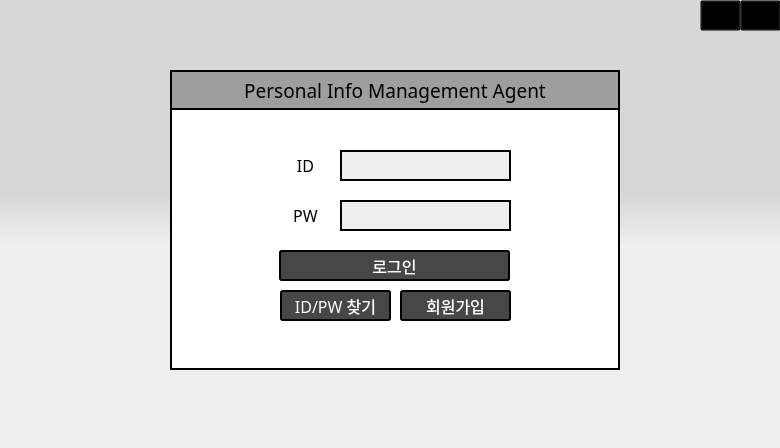
<?xml version="1.0" encoding="UTF-8"?>
<ui version="4.0">
 <class>Dialog</class>
 <widget class="QDialog" name="Dialog">
  <property name="geometry">
   <rect>
    <x>0</x>
    <y>0</y>
    <width>780</width>
    <height>448</height>
   </rect>
  </property>
  <property name="windowTitle">
   <string notr="true">PIM AGENT</string>
  </property>
  <property name="styleSheet">
   <string notr="true">background-color:qlineargradient(spread:pad, x1:0.5, y1:0.432, x2:0.499682, y2:0.551, stop:0 rgba(215, 215, 215, 255), stop:1 rgba(239, 239, 237, 255))</string>
  </property>
  <widget class="QFrame" name="frame">
   <property name="geometry">
    <rect>
     <x>170</x>
     <y>70</y>
     <width>450</width>
     <height>300</height>
    </rect>
   </property>
   <property name="font">
    <font>
     <family>함초롬돋움</family>
     <pointsize>12</pointsize>
    </font>
   </property>
   <property name="styleSheet">
    <string notr="true">background-color:#ffffff;
border: 2px solid black;
</string>
   </property>
   <property name="frameShape">
    <enum>QFrame::StyledPanel</enum>
   </property>
   <property name="frameShadow">
    <enum>QFrame::Raised</enum>
   </property>
   <widget class="QLineEdit" name="idEdit">
    <property name="geometry">
     <rect>
      <x>170</x>
      <y>80</y>
      <width>171</width>
      <height>31</height>
     </rect>
    </property>
    <property name="font">
     <font>
      <family>돋움</family>
      <pointsize>12</pointsize>
     </font>
    </property>
    <property name="styleSheet">
     <string notr="true">background-color:#EFEFED;</string>
    </property>
    <property name="alignment">
     <set>Qt::AlignLeading|Qt::AlignLeft|Qt::AlignVCenter</set>
    </property>
   </widget>
   <widget class="QLabel" name="passLabel">
    <property name="geometry">
     <rect>
      <x>115</x>
      <y>130</y>
      <width>41</width>
      <height>31</height>
     </rect>
    </property>
    <property name="font">
     <font>
      <family>함초롬돋움</family>
      <pointsize>12</pointsize>
     </font>
    </property>
    <property name="styleSheet">
     <string notr="true">border: 5px solid white;</string>
    </property>
    <property name="text">
     <string>PW</string>
    </property>
    <property name="alignment">
     <set>Qt::AlignCenter</set>
    </property>
   </widget>
   <widget class="QLineEdit" name="pwdEdit">
    <property name="geometry">
     <rect>
      <x>170</x>
      <y>130</y>
      <width>171</width>
      <height>31</height>
     </rect>
    </property>
    <property name="font">
     <font>
      <family>돋움</family>
      <pointsize>12</pointsize>
     </font>
    </property>
    <property name="styleSheet">
     <string notr="true">background-color:#EFEFED;</string>
    </property>
    <property name="echoMode">
     <enum>QLineEdit::Password</enum>
    </property>
   </widget>
   <widget class="QLabel" name="idLabel">
    <property name="geometry">
     <rect>
      <x>115</x>
      <y>75</y>
      <width>41</width>
      <height>41</height>
     </rect>
    </property>
    <property name="font">
     <font>
      <family>함초롬돋움</family>
      <pointsize>12</pointsize>
     </font>
    </property>
    <property name="styleSheet">
     <string notr="true">border: 5px solid white;</string>
    </property>
    <property name="text">
     <string>ID</string>
    </property>
    <property name="alignment">
     <set>Qt::AlignCenter</set>
    </property>
   </widget>
   <widget class="QPushButton" name="loginBtn">
    <property name="geometry">
     <rect>
      <x>109</x>
      <y>180</y>
      <width>231</width>
      <height>31</height>
     </rect>
    </property>
    <property name="palette">
     <palette>
      <active>
       <colorrole role="WindowText">
        <brush brushstyle="SolidPattern">
         <color alpha="255">
          <red>255</red>
          <green>255</green>
          <blue>255</blue>
         </color>
        </brush>
       </colorrole>
       <colorrole role="Button">
        <brush brushstyle="SolidPattern">
         <color alpha="255">
          <red>71</red>
          <green>71</green>
          <blue>71</blue>
         </color>
        </brush>
       </colorrole>
       <colorrole role="Text">
        <brush brushstyle="SolidPattern">
         <color alpha="255">
          <red>255</red>
          <green>255</green>
          <blue>255</blue>
         </color>
        </brush>
       </colorrole>
       <colorrole role="ButtonText">
        <brush brushstyle="SolidPattern">
         <color alpha="255">
          <red>255</red>
          <green>255</green>
          <blue>255</blue>
         </color>
        </brush>
       </colorrole>
       <colorrole role="Base">
        <brush brushstyle="SolidPattern">
         <color alpha="255">
          <red>71</red>
          <green>71</green>
          <blue>71</blue>
         </color>
        </brush>
       </colorrole>
       <colorrole role="Window">
        <brush brushstyle="SolidPattern">
         <color alpha="255">
          <red>71</red>
          <green>71</green>
          <blue>71</blue>
         </color>
        </brush>
       </colorrole>
      </active>
      <inactive>
       <colorrole role="WindowText">
        <brush brushstyle="SolidPattern">
         <color alpha="255">
          <red>255</red>
          <green>255</green>
          <blue>255</blue>
         </color>
        </brush>
       </colorrole>
       <colorrole role="Button">
        <brush brushstyle="SolidPattern">
         <color alpha="255">
          <red>71</red>
          <green>71</green>
          <blue>71</blue>
         </color>
        </brush>
       </colorrole>
       <colorrole role="Text">
        <brush brushstyle="SolidPattern">
         <color alpha="255">
          <red>255</red>
          <green>255</green>
          <blue>255</blue>
         </color>
        </brush>
       </colorrole>
       <colorrole role="ButtonText">
        <brush brushstyle="SolidPattern">
         <color alpha="255">
          <red>255</red>
          <green>255</green>
          <blue>255</blue>
         </color>
        </brush>
       </colorrole>
       <colorrole role="Base">
        <brush brushstyle="SolidPattern">
         <color alpha="255">
          <red>71</red>
          <green>71</green>
          <blue>71</blue>
         </color>
        </brush>
       </colorrole>
       <colorrole role="Window">
        <brush brushstyle="SolidPattern">
         <color alpha="255">
          <red>71</red>
          <green>71</green>
          <blue>71</blue>
         </color>
        </brush>
       </colorrole>
      </inactive>
      <disabled>
       <colorrole role="WindowText">
        <brush brushstyle="SolidPattern">
         <color alpha="255">
          <red>255</red>
          <green>255</green>
          <blue>255</blue>
         </color>
        </brush>
       </colorrole>
       <colorrole role="Button">
        <brush brushstyle="SolidPattern">
         <color alpha="255">
          <red>71</red>
          <green>71</green>
          <blue>71</blue>
         </color>
        </brush>
       </colorrole>
       <colorrole role="Text">
        <brush brushstyle="SolidPattern">
         <color alpha="255">
          <red>255</red>
          <green>255</green>
          <blue>255</blue>
         </color>
        </brush>
       </colorrole>
       <colorrole role="ButtonText">
        <brush brushstyle="SolidPattern">
         <color alpha="255">
          <red>255</red>
          <green>255</green>
          <blue>255</blue>
         </color>
        </brush>
       </colorrole>
       <colorrole role="Base">
        <brush brushstyle="SolidPattern">
         <color alpha="255">
          <red>71</red>
          <green>71</green>
          <blue>71</blue>
         </color>
        </brush>
       </colorrole>
       <colorrole role="Window">
        <brush brushstyle="SolidPattern">
         <color alpha="255">
          <red>71</red>
          <green>71</green>
          <blue>71</blue>
         </color>
        </brush>
       </colorrole>
      </disabled>
     </palette>
    </property>
    <property name="font">
     <font>
      <family>함초롬돋움</family>
      <pointsize>12</pointsize>
      <weight>50</weight>
      <bold>false</bold>
     </font>
    </property>
    <property name="styleSheet">
     <string notr="true">color: white;
background-color:#474747;
border-style: solid;
border-radius:3px;</string>
    </property>
    <property name="text">
     <string>로그인</string>
    </property>
   </widget>
   <widget class="QLabel" name="titleLabel">
    <property name="geometry">
     <rect>
      <x>0</x>
      <y>0</y>
      <width>450</width>
      <height>40</height>
     </rect>
    </property>
    <property name="font">
     <font>
      <family>함초롬돋움</family>
      <pointsize>14</pointsize>
     </font>
    </property>
    <property name="styleSheet">
     <string notr="true">color: black;
background-color: #9E9E9E;
text-align:center;</string>
    </property>
    <property name="text">
     <string>Personal Info Management Agent</string>
    </property>
    <property name="alignment">
     <set>Qt::AlignCenter</set>
    </property>
   </widget>
   <widget class="QPushButton" name="findBtn">
    <property name="geometry">
     <rect>
      <x>110</x>
      <y>220</y>
      <width>111</width>
      <height>31</height>
     </rect>
    </property>
    <property name="palette">
     <palette>
      <active>
       <colorrole role="WindowText">
        <brush brushstyle="SolidPattern">
         <color alpha="255">
          <red>255</red>
          <green>255</green>
          <blue>255</blue>
         </color>
        </brush>
       </colorrole>
       <colorrole role="Button">
        <brush brushstyle="SolidPattern">
         <color alpha="255">
          <red>71</red>
          <green>71</green>
          <blue>71</blue>
         </color>
        </brush>
       </colorrole>
       <colorrole role="Text">
        <brush brushstyle="SolidPattern">
         <color alpha="255">
          <red>255</red>
          <green>255</green>
          <blue>255</blue>
         </color>
        </brush>
       </colorrole>
       <colorrole role="ButtonText">
        <brush brushstyle="SolidPattern">
         <color alpha="255">
          <red>255</red>
          <green>255</green>
          <blue>255</blue>
         </color>
        </brush>
       </colorrole>
       <colorrole role="Base">
        <brush brushstyle="SolidPattern">
         <color alpha="255">
          <red>71</red>
          <green>71</green>
          <blue>71</blue>
         </color>
        </brush>
       </colorrole>
       <colorrole role="Window">
        <brush brushstyle="SolidPattern">
         <color alpha="255">
          <red>71</red>
          <green>71</green>
          <blue>71</blue>
         </color>
        </brush>
       </colorrole>
      </active>
      <inactive>
       <colorrole role="WindowText">
        <brush brushstyle="SolidPattern">
         <color alpha="255">
          <red>255</red>
          <green>255</green>
          <blue>255</blue>
         </color>
        </brush>
       </colorrole>
       <colorrole role="Button">
        <brush brushstyle="SolidPattern">
         <color alpha="255">
          <red>71</red>
          <green>71</green>
          <blue>71</blue>
         </color>
        </brush>
       </colorrole>
       <colorrole role="Text">
        <brush brushstyle="SolidPattern">
         <color alpha="255">
          <red>255</red>
          <green>255</green>
          <blue>255</blue>
         </color>
        </brush>
       </colorrole>
       <colorrole role="ButtonText">
        <brush brushstyle="SolidPattern">
         <color alpha="255">
          <red>255</red>
          <green>255</green>
          <blue>255</blue>
         </color>
        </brush>
       </colorrole>
       <colorrole role="Base">
        <brush brushstyle="SolidPattern">
         <color alpha="255">
          <red>71</red>
          <green>71</green>
          <blue>71</blue>
         </color>
        </brush>
       </colorrole>
       <colorrole role="Window">
        <brush brushstyle="SolidPattern">
         <color alpha="255">
          <red>71</red>
          <green>71</green>
          <blue>71</blue>
         </color>
        </brush>
       </colorrole>
      </inactive>
      <disabled>
       <colorrole role="WindowText">
        <brush brushstyle="SolidPattern">
         <color alpha="255">
          <red>255</red>
          <green>255</green>
          <blue>255</blue>
         </color>
        </brush>
       </colorrole>
       <colorrole role="Button">
        <brush brushstyle="SolidPattern">
         <color alpha="255">
          <red>71</red>
          <green>71</green>
          <blue>71</blue>
         </color>
        </brush>
       </colorrole>
       <colorrole role="Text">
        <brush brushstyle="SolidPattern">
         <color alpha="255">
          <red>255</red>
          <green>255</green>
          <blue>255</blue>
         </color>
        </brush>
       </colorrole>
       <colorrole role="ButtonText">
        <brush brushstyle="SolidPattern">
         <color alpha="255">
          <red>255</red>
          <green>255</green>
          <blue>255</blue>
         </color>
        </brush>
       </colorrole>
       <colorrole role="Base">
        <brush brushstyle="SolidPattern">
         <color alpha="255">
          <red>71</red>
          <green>71</green>
          <blue>71</blue>
         </color>
        </brush>
       </colorrole>
       <colorrole role="Window">
        <brush brushstyle="SolidPattern">
         <color alpha="255">
          <red>71</red>
          <green>71</green>
          <blue>71</blue>
         </color>
        </brush>
       </colorrole>
      </disabled>
     </palette>
    </property>
    <property name="font">
     <font>
      <family>함초롬돋움</family>
      <pointsize>12</pointsize>
      <weight>50</weight>
      <bold>false</bold>
     </font>
    </property>
    <property name="styleSheet">
     <string notr="true">color: white;
background-color:#474747;
border-style: solid;
border-radius: 3px;</string>
    </property>
    <property name="text">
     <string>ID/PW 찾기</string>
    </property>
   </widget>
   <widget class="QPushButton" name="joinBtn">
    <property name="geometry">
     <rect>
      <x>230</x>
      <y>220</y>
      <width>111</width>
      <height>31</height>
     </rect>
    </property>
    <property name="palette">
     <palette>
      <active>
       <colorrole role="WindowText">
        <brush brushstyle="SolidPattern">
         <color alpha="255">
          <red>255</red>
          <green>255</green>
          <blue>255</blue>
         </color>
        </brush>
       </colorrole>
       <colorrole role="Button">
        <brush brushstyle="SolidPattern">
         <color alpha="255">
          <red>71</red>
          <green>71</green>
          <blue>71</blue>
         </color>
        </brush>
       </colorrole>
       <colorrole role="Text">
        <brush brushstyle="SolidPattern">
         <color alpha="255">
          <red>255</red>
          <green>255</green>
          <blue>255</blue>
         </color>
        </brush>
       </colorrole>
       <colorrole role="ButtonText">
        <brush brushstyle="SolidPattern">
         <color alpha="255">
          <red>255</red>
          <green>255</green>
          <blue>255</blue>
         </color>
        </brush>
       </colorrole>
       <colorrole role="Base">
        <brush brushstyle="SolidPattern">
         <color alpha="255">
          <red>71</red>
          <green>71</green>
          <blue>71</blue>
         </color>
        </brush>
       </colorrole>
       <colorrole role="Window">
        <brush brushstyle="SolidPattern">
         <color alpha="255">
          <red>71</red>
          <green>71</green>
          <blue>71</blue>
         </color>
        </brush>
       </colorrole>
      </active>
      <inactive>
       <colorrole role="WindowText">
        <brush brushstyle="SolidPattern">
         <color alpha="255">
          <red>255</red>
          <green>255</green>
          <blue>255</blue>
         </color>
        </brush>
       </colorrole>
       <colorrole role="Button">
        <brush brushstyle="SolidPattern">
         <color alpha="255">
          <red>71</red>
          <green>71</green>
          <blue>71</blue>
         </color>
        </brush>
       </colorrole>
       <colorrole role="Text">
        <brush brushstyle="SolidPattern">
         <color alpha="255">
          <red>255</red>
          <green>255</green>
          <blue>255</blue>
         </color>
        </brush>
       </colorrole>
       <colorrole role="ButtonText">
        <brush brushstyle="SolidPattern">
         <color alpha="255">
          <red>255</red>
          <green>255</green>
          <blue>255</blue>
         </color>
        </brush>
       </colorrole>
       <colorrole role="Base">
        <brush brushstyle="SolidPattern">
         <color alpha="255">
          <red>71</red>
          <green>71</green>
          <blue>71</blue>
         </color>
        </brush>
       </colorrole>
       <colorrole role="Window">
        <brush brushstyle="SolidPattern">
         <color alpha="255">
          <red>71</red>
          <green>71</green>
          <blue>71</blue>
         </color>
        </brush>
       </colorrole>
      </inactive>
      <disabled>
       <colorrole role="WindowText">
        <brush brushstyle="SolidPattern">
         <color alpha="255">
          <red>255</red>
          <green>255</green>
          <blue>255</blue>
         </color>
        </brush>
       </colorrole>
       <colorrole role="Button">
        <brush brushstyle="SolidPattern">
         <color alpha="255">
          <red>71</red>
          <green>71</green>
          <blue>71</blue>
         </color>
        </brush>
       </colorrole>
       <colorrole role="Text">
        <brush brushstyle="SolidPattern">
         <color alpha="255">
          <red>255</red>
          <green>255</green>
          <blue>255</blue>
         </color>
        </brush>
       </colorrole>
       <colorrole role="ButtonText">
        <brush brushstyle="SolidPattern">
         <color alpha="255">
          <red>255</red>
          <green>255</green>
          <blue>255</blue>
         </color>
        </brush>
       </colorrole>
       <colorrole role="Base">
        <brush brushstyle="SolidPattern">
         <color alpha="255">
          <red>71</red>
          <green>71</green>
          <blue>71</blue>
         </color>
        </brush>
       </colorrole>
       <colorrole role="Window">
        <brush brushstyle="SolidPattern">
         <color alpha="255">
          <red>71</red>
          <green>71</green>
          <blue>71</blue>
         </color>
        </brush>
       </colorrole>
      </disabled>
     </palette>
    </property>
    <property name="font">
     <font>
      <family>함초롬돋움</family>
      <pointsize>12</pointsize>
      <weight>50</weight>
      <bold>false</bold>
     </font>
    </property>
    <property name="styleSheet">
     <string notr="true">color: white;
background-color:#474747;
border-style: solid;
border-radius: 3px;</string>
    </property>
    <property name="text">
     <string>회원가입</string>
    </property>
   </widget>
  </widget>
  <widget class="QPushButton" name="runBackgroundBtn">
   <property name="geometry">
    <rect>
     <x>740</x>
     <y>0</y>
     <width>41</width>
     <height>31</height>
    </rect>
   </property>
   <property name="styleSheet">
    <string notr="true">background-color:transparent</string>
   </property>
   <property name="text">
    <string/>
   </property>
  </widget>
  <widget class="QPushButton" name="minimizeBtn">
   <property name="geometry">
    <rect>
     <x>700</x>
     <y>0</y>
     <width>41</width>
     <height>31</height>
    </rect>
   </property>
   <property name="font">
    <font>
     <family>Arial</family>
     <pointsize>20</pointsize>
    </font>
   </property>
   <property name="styleSheet">
    <string notr="true">background-color:transparent
</string>
   </property>
   <property name="text">
    <string/>
   </property>
  </widget>
 </widget>
 <resources/>
 <connections/>
</ui>
